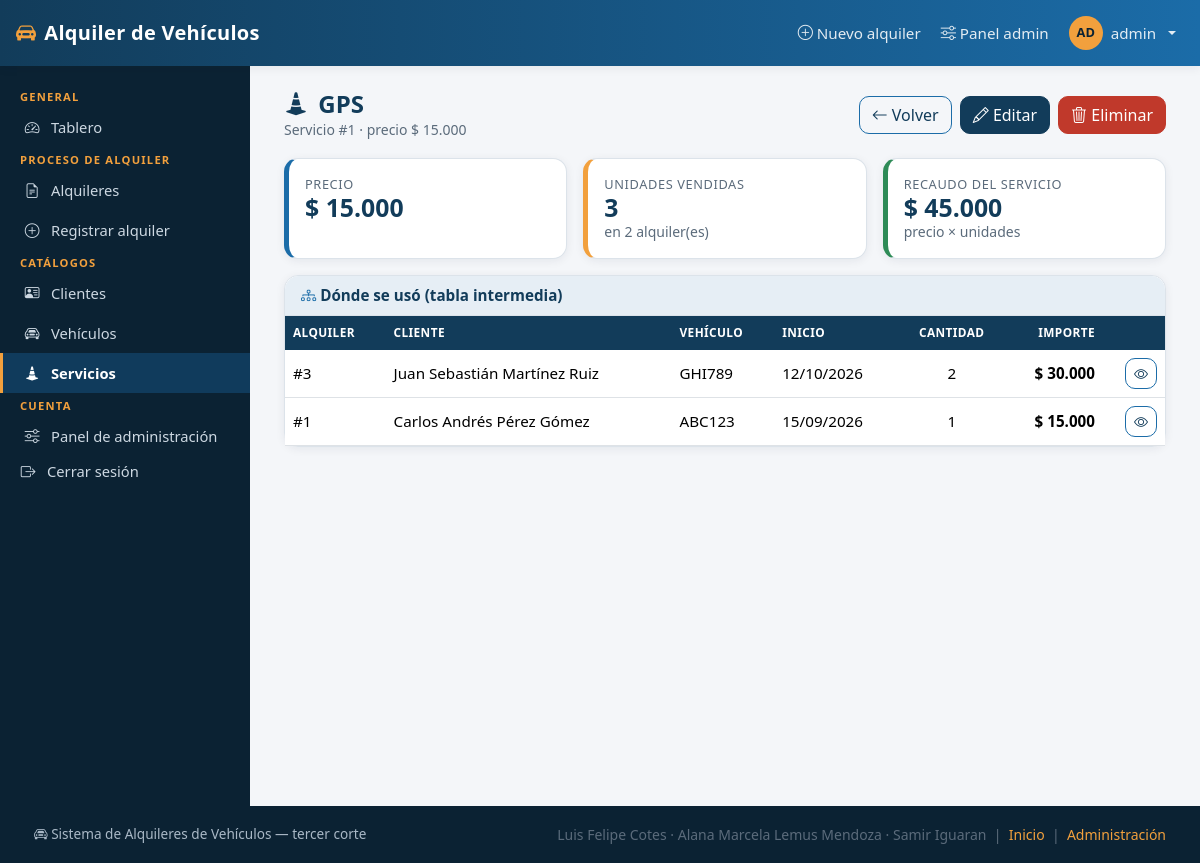
/servicios/1/ (signed in), run on an earlier commit of the app's database.
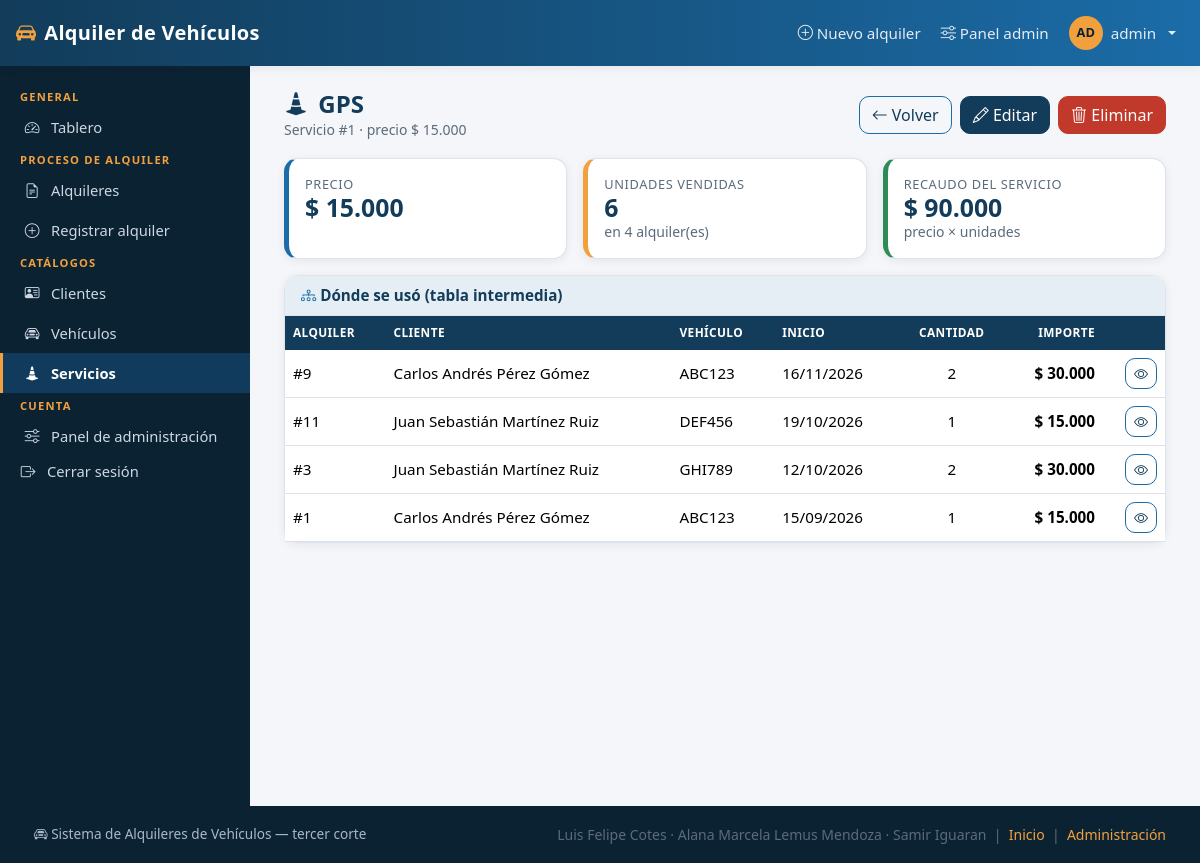
And on a later commit of the database.
### detalles_alquiler/models.py (models this page shows, shortened)
class AlquilerServicio(models.Model):
    pk_ase_id = models.AutoField(primary_key=True)
    fk_alq_id = models.ForeignKey(
        Alquiler,
        on_delete=models.CASCADE,
        db_column="fk_alq_id",
        related_name="detalles",
        verbose_name="alquiler",
    )
    fk_ser_id = models.ForeignKey(
        Servicio,
        on_delete=models.PROTECT,
        db_column="fk_ser_id",
        related_name="detalles",
        verbose_name="servicio",
    )
    ase_cantidad = models.PositiveIntegerField("cantidad", default=1)
    class Meta:
        verbose_name = "servicio del alquiler"
        verbose_name_plural = "servicios del alquiler"

### alquileres/models.py (models this page shows, shortened)
class Alquiler(models.Model):
    pk_alq_id = models.AutoField(primary_key=True)
    fk_cli_id = models.ForeignKey(
        Cliente,
        on_delete=models.PROTECT,
        db_column="fk_cli_id",
        related_name="alquileres",
        verbose_name="cliente",
    )
    fk_veh_id = models.ForeignKey(
        Vehiculo,
        on_delete=models.PROTECT,
        db_column="fk_veh_id",
        related_name="alquileres",
        verbose_name="vehículo",
    )
    alq_fecha_inicio = models.DateField("fecha de inicio")
    alq_total = models.DecimalField("total", max_digits=12, decimal_places=2)
    class Meta:
        verbose_name = "alquiler"
        verbose_name_plural = "alquileres"
        ordering = ["-alq_fecha_inicio"]

### clientes/models.py (models this page shows, shortened)
class Cliente(models.Model):
    pk_cli_id = models.AutoField(primary_key=True)
    cli_nombre = models.CharField("nombre", max_length=100)
    cli_documento = models.CharField("documento", max_length=20, unique=True)
    cli_telefono = models.CharField("teléfono", max_length=20)
    class Meta:
        verbose_name = "cliente"
        verbose_name_plural = "clientes"
        ordering = ["cli_nombre"]

### vehiculos/models.py (models this page shows, shortened)
class Vehiculo(models.Model):
    pk_veh_id = models.AutoField(primary_key=True)
    veh_placa = models.CharField("placa", max_length=10, unique=True)
    veh_marca = models.CharField("marca", max_length=50)
    veh_tarifa_dia = models.DecimalField("tarifa por día", max_digits=12, decimal_places=2)
    class Meta:
        verbose_name = "vehículo"
        verbose_name_plural = "vehículos"
        ordering = ["veh_marca", "veh_placa"]

### servicios/models.py (models this page shows, shortened)
class Servicio(models.Model):
    pk_ser_id = models.AutoField(primary_key=True)
    ser_nombre = models.CharField("nombre", max_length=100)
    ser_precio = models.DecimalField("precio", max_digits=12, decimal_places=2)
    class Meta:
        verbose_name = "servicio"
        verbose_name_plural = "servicios"
        ordering = ["ser_nombre"]

### servicios/views.py (the view)
# urls.py: path("<int:pk>/", views.ServicioDetailView.as_view(), name="detalle"),
class ServicioDetailView(LoginRequiredMixin, DetailView):
    model = Servicio
    template_name = "servicios/servicio_detail.html"
    context_object_name = "servicio"
    def get_context_data(self, **kwargs):
        ctx = super().get_context_data(**kwargs)
        detalles = self.object.detalles.select_related(
            "fk_alq_id__fk_cli_id", "fk_alq_id__fk_veh_id"
        ).order_by("-fk_alq_id__alq_fecha_inicio")
        ctx["detalles"] = detalles
        ctx["unidades"] = sum(d.ase_cantidad for d in detalles)
        ctx["recaudo"] = sum(
            d.ase_cantidad * self.object.ser_precio for d in detalles
        )
        return ctx

### alquileres/templatetags/alquileres_extras.py (called while the page is built)
@register.filter(name="pesos")
def pesos(valor):
    if valor in (None, ""):
        return "—"
    try:
        numero = Decimal(str(valor))
    except (InvalidOperation, ValueError):
        return "—"
    decimales = 0 if numero == numero.to_integral_value() else 2
    texto = f"{numero:,.{decimales}f}"
    texto = texto.replace(",", "\x00").replace(".", ",").replace("\x00", ".")
    return f"$ {texto}"

@register.filter(name="fecha_corta")
def fecha_corta(valor):
    if not valor:
        return "—"
    if isinstance(valor, str):
        try:
            valor = datetime.strptime(valor[:10], "%Y-%m-%d").date()
        except ValueError:
            return valor
    if isinstance(valor, datetime):
        valor = valor.date()
    if isinstance(valor, date):
        return valor.strftime("%d/%m/%Y")
    return str(valor)

@register.filter(name="por")
def por(valor_a, valor_b):
    try:
        return Decimal(str(valor_a)) * Decimal(str(valor_b))
    except (InvalidOperation, ValueError, TypeError):
        return Decimal("0")

### templates/servicios/servicio_detail.html (shortened to what this page needs)
{% extends "base.html" %}
{% load alquileres_extras %}
{% block contenido %}
<div class="cabecera-pagina">
  <div>
    <h1><i class="bi bi-cone-striped me-1"></i> {{ servicio.ser_nombre }}</h1>
    <p class="texto-suave mb-0">Servicio #{{ servicio.pk_ser_id }} · precio {{ servicio.ser_precio|pesos }}</p>
  </div>
  <div class="d-flex gap-2 sin-impresion">
    <a class="btn btn-outline-primary" href="{% url 'servicios:lista' %}"><i class="bi bi-arrow-left"></i> Volver</a>
    {% if perms.servicios.change_servicio %}
    <a class="btn btn-primary" href="{% url 'servicios:editar' servicio.pk_ser_id %}"><i class="bi bi-pencil"></i> Editar</a>
    {% endif %}
    {% if perms.servicios.delete_servicio %}
    <a class="btn btn-peligro" href="{% url 'servicios:eliminar' servicio.pk_ser_id %}"><i class="bi bi-trash3"></i> Eliminar</a>
    {% endif %}
  </div>
</div>
<div class="row g-3 mb-3">
  <div class="col-12 col-md-4">
    <div class="card kpi h-100"><div class="card-body">
      <div class="etiqueta">Precio</div><div class="valor">{{ servicio.ser_precio|pesos }}</div>
    </div></div>
  </div>
  <div class="col-12 col-md-4">
    <div class="card kpi kpi-acento h-100"><div class="card-body">
      <div class="etiqueta">Unidades vendidas</div><div class="valor">{{ unidades }}</div>
      <div class="texto-suave small">en {{ detalles|length }} alquiler(es)</div>
    </div></div>
  </div>
  <div class="col-12 col-md-4">
    <div class="card kpi kpi-exito h-100"><div class="card-body">
      <div class="etiqueta">Recaudo del servicio</div><div class="valor">{{ recaudo|pesos }}</div>
      <div class="texto-suave small">precio × unidades</div>
    </div></div>
  </div>
</div>
<div class="card">
  <div class="card-header"><i class="bi bi-diagram-3"></i> Dónde se usó (tabla intermedia)</div>
  <div class="table-responsive">
    <table class="table tabla-sistema tabla-sm mb-0">
      <thead><tr><th>Alquiler</th><th>Cliente</th><th>Vehículo</th><th>Inicio</th>
        <th class="text-center">Cantidad</th><th class="text-end">Importe</th><th></th></tr></thead>
      <tbody>
        {% for d in detalles %}
        <tr>
          <td class="mono">#{{ d.fk_alq_id.pk_alq_id }}</td>
          <td>{{ d.fk_alq_id.fk_cli_id.cli_nombre }}</td>
          <td class="mono">{{ d.fk_alq_id.fk_veh_id.veh_placa }}</td>
          <td class="mono">{{ d.fk_alq_id.alq_fecha_inicio|fecha_corta }}</td>
          <td class="text-center mono">{{ d.ase_cantidad }}</td>
          <td class="text-end mono fw-semibold">{{ d.ase_cantidad|por:servicio.ser_precio|pesos }}</td>
          <td class="text-end">
            <a class="btn btn-sm btn-outline-primary" href="{% url 'alquileres:detalle' d.fk_alq_id.pk_alq_id %}"><i class="bi bi-eye"></i></a>
          </td>
        </tr>
        {% empty %}
        <tr><td colspan="7"><div class="zona-vacia"><i class="bi bi-inbox"></i> Este servicio aún no se ha contratado.</div></td></tr>
        {% endfor %}
      </tbody>
    </table>
  </div>
</div>
{% endblock %}

What changed in the data, as far as the page shows it:
added AlquilerServicio: fk_alq_id.pk_alq_id "9", fk_alq_id.fk_cli_id.cli_nombre "Carlos Andrés Pérez Gómez", fk_alq_id.fk_veh_id.veh_placa "ABC123", fk_alq_id.alq_fecha_inicio|fecha_corta "16/11/2026", ase_cantidad "2", ase_cantidad|por "$ 30.000"
added AlquilerServicio: fk_alq_id.pk_alq_id "11", fk_alq_id.fk_cli_id.cli_nombre "Juan Sebastián Martínez Ruiz", fk_alq_id.fk_veh_id.veh_placa "DEF456", fk_alq_id.alq_fecha_inicio|fecha_corta "19/10/2026", ase_cantidad "1", ase_cantidad|por "$ 15.000"
Also different on the page:
{{ unidades }}: "3" → "6"
{{ detalles|length }}: "2" → "4"
{{ recaudo|pesos }}: "$ 45.000" → "$ 90.000"
